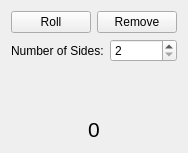
<?xml version="1.0" encoding="UTF-8"?>
<ui version="4.0">
 <class>DieRoller</class>
 <widget class="QWidget" name="DieRoller">
  <property name="geometry">
   <rect>
    <x>0</x>
    <y>0</y>
    <width>186</width>
    <height>153</height>
   </rect>
  </property>
  <property name="sizePolicy">
   <sizepolicy hsizetype="Maximum" vsizetype="Maximum">
    <horstretch>0</horstretch>
    <verstretch>0</verstretch>
   </sizepolicy>
  </property>
  <property name="windowTitle">
   <string>Form</string>
  </property>
  <layout class="QVBoxLayout" name="verticalLayout">
   <item>
    <layout class="QHBoxLayout" name="horizontalLayout_3">
     <item>
      <widget class="QPushButton" name="button_roll">
       <property name="text">
        <string>Roll</string>
       </property>
      </widget>
     </item>
     <item>
      <widget class="QPushButton" name="button_remove">
       <property name="text">
        <string>Remove</string>
       </property>
      </widget>
     </item>
    </layout>
   </item>
   <item>
    <layout class="QHBoxLayout" name="horizontalLayout">
     <item>
      <widget class="QLabel" name="label">
       <property name="text">
        <string>Number of Sides:</string>
       </property>
      </widget>
     </item>
     <item>
      <widget class="QSpinBox" name="spin_numSides">
       <property name="minimum">
        <number>2</number>
       </property>
       <property name="maximum">
        <number>1000</number>
       </property>
      </widget>
     </item>
    </layout>
   </item>
   <item>
    <spacer name="verticalSpacer">
     <property name="orientation">
      <enum>Qt::Vertical</enum>
     </property>
     <property name="sizeHint" stdset="0">
      <size>
       <width>20</width>
       <height>40</height>
      </size>
     </property>
    </spacer>
   </item>
   <item>
    <layout class="QHBoxLayout" name="horizontalLayout_2">
     <item>
      <spacer name="horizontalSpacer">
       <property name="orientation">
        <enum>Qt::Horizontal</enum>
       </property>
       <property name="sizeHint" stdset="0">
        <size>
         <width>40</width>
         <height>20</height>
        </size>
       </property>
      </spacer>
     </item>
     <item>
      <widget class="QLabel" name="label_result">
       <property name="font">
        <font>
         <pointsize>16</pointsize>
        </font>
       </property>
       <property name="text">
        <string>0</string>
       </property>
      </widget>
     </item>
     <item>
      <spacer name="horizontalSpacer_2">
       <property name="orientation">
        <enum>Qt::Horizontal</enum>
       </property>
       <property name="sizeHint" stdset="0">
        <size>
         <width>40</width>
         <height>20</height>
        </size>
       </property>
      </spacer>
     </item>
    </layout>
   </item>
  </layout>
 </widget>
 <resources/>
 <connections/>
</ui>
